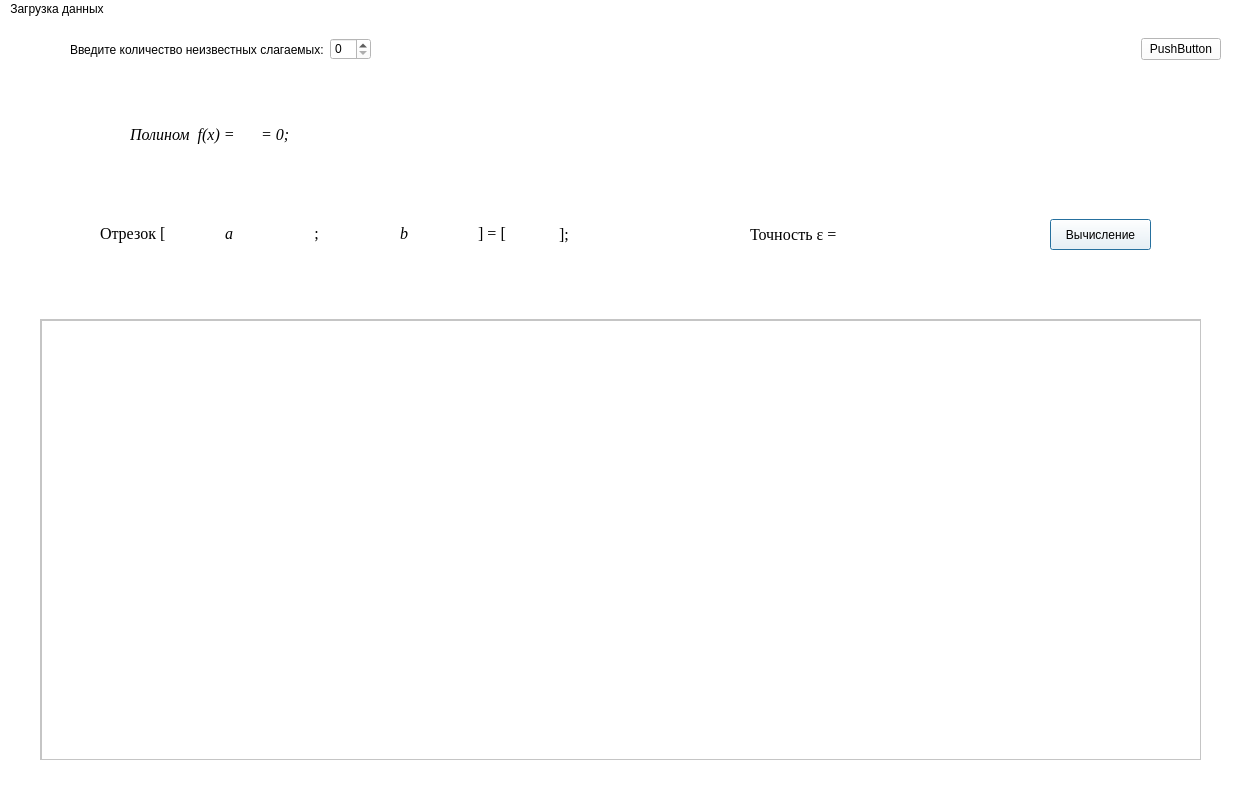
<?xml version="1.0" encoding="UTF-8"?>
<ui version="4.0">
 <class>MainWindow</class>
 <widget class="QMainWindow" name="MainWindow">
  <property name="geometry">
   <rect>
    <x>0</x>
    <y>0</y>
    <width>1235</width>
    <height>802</height>
   </rect>
  </property>
  <property name="windowTitle">
   <string>MainWindow</string>
  </property>
  <property name="styleSheet">
   <string notr="true">background-color: rgb(255, 255, 255);</string>
  </property>
  <widget class="QWidget" name="centralwidget_1">
   <widget class="QWidget" name="horizontalLayoutWidget">
    <property name="geometry">
     <rect>
      <x>30</x>
      <y>10</y>
      <width>1191</width>
      <height>41</height>
     </rect>
    </property>
    <layout class="QHBoxLayout" name="horizontalLayout">
     <item>
      <spacer name="horizontalSpacer">
       <property name="orientation">
        <enum>Qt::Horizontal</enum>
       </property>
       <property name="sizeType">
        <enum>QSizePolicy::Minimum</enum>
       </property>
       <property name="sizeHint" stdset="0">
        <size>
         <width>40</width>
         <height>20</height>
        </size>
       </property>
      </spacer>
     </item>
     <item>
      <widget class="QLabel" name="label_1">
       <property name="text">
        <string>Введите количество неизвестных слагаемых:</string>
       </property>
      </widget>
     </item>
     <item>
      <widget class="QSpinBox" name="spinBox_1"/>
     </item>
     <item>
      <spacer name="horizontalSpacer_3">
       <property name="orientation">
        <enum>Qt::Horizontal</enum>
       </property>
       <property name="sizeHint" stdset="0">
        <size>
         <width>40</width>
         <height>20</height>
        </size>
       </property>
      </spacer>
     </item>
     <item>
      <widget class="QPushButton" name="pushButton">
       <property name="enabled">
        <bool>true</bool>
       </property>
       <property name="inputMethodHints">
        <set>Qt::ImhHiddenText</set>
       </property>
       <property name="text">
        <string>PushButton</string>
       </property>
       <property name="checkable">
        <bool>false</bool>
       </property>
       <property name="autoDefault">
        <bool>false</bool>
       </property>
       <property name="default">
        <bool>false</bool>
       </property>
       <property name="flat">
        <bool>false</bool>
       </property>
      </widget>
     </item>
    </layout>
   </widget>
   <widget class="QWidget" name="gridLayoutWidget_2">
    <property name="geometry">
     <rect>
      <x>30</x>
      <y>80</y>
      <width>1191</width>
      <height>71</height>
     </rect>
    </property>
    <layout class="QGridLayout" name="gridLayout_1">
     <item row="3" column="3">
      <spacer name="verticalSpacer">
       <property name="orientation">
        <enum>Qt::Vertical</enum>
       </property>
       <property name="sizeHint" stdset="0">
        <size>
         <width>20</width>
         <height>40</height>
        </size>
       </property>
      </spacer>
     </item>
     <item row="2" column="1">
      <spacer name="horizontalSpacer_1">
       <property name="orientation">
        <enum>Qt::Horizontal</enum>
       </property>
       <property name="sizeType">
        <enum>QSizePolicy::Preferred</enum>
       </property>
       <property name="sizeHint" stdset="0">
        <size>
         <width>100</width>
         <height>20</height>
        </size>
       </property>
      </spacer>
     </item>
     <item row="1" column="3">
      <spacer name="verticalSpacer_2">
       <property name="orientation">
        <enum>Qt::Vertical</enum>
       </property>
       <property name="sizeHint" stdset="0">
        <size>
         <width>20</width>
         <height>40</height>
        </size>
       </property>
      </spacer>
     </item>
     <item row="2" column="5">
      <spacer name="horizontalSpacer_2">
       <property name="orientation">
        <enum>Qt::Horizontal</enum>
       </property>
       <property name="sizeType">
        <enum>QSizePolicy::Expanding</enum>
       </property>
       <property name="sizeHint" stdset="0">
        <size>
         <width>100</width>
         <height>20</height>
        </size>
       </property>
      </spacer>
     </item>
     <item row="2" column="3">
      <layout class="QGridLayout" name="gridLayout_2">
       <item row="0" column="0">
        <layout class="QGridLayout" name="gridLayout_3"/>
       </item>
      </layout>
     </item>
     <item row="2" column="2">
      <widget class="QLabel" name="label_3">
       <property name="font">
        <font>
         <family>Times New Roman</family>
         <pointsize>12</pointsize>
         <italic>true</italic>
        </font>
       </property>
       <property name="text">
        <string>Полином  f(x) =</string>
       </property>
       <property name="textFormat">
        <enum>Qt::MarkdownText</enum>
       </property>
      </widget>
     </item>
     <item row="2" column="4">
      <widget class="QLabel" name="label_5">
       <property name="font">
        <font>
         <family>Times New Roman</family>
         <pointsize>12</pointsize>
         <italic>true</italic>
        </font>
       </property>
       <property name="text">
        <string>= 0;</string>
       </property>
       <property name="textFormat">
        <enum>Qt::MarkdownText</enum>
       </property>
      </widget>
     </item>
    </layout>
   </widget>
   <widget class="QWidget" name="gridLayoutWidget_3">
    <property name="geometry">
     <rect>
      <x>80</x>
      <y>180</y>
      <width>581</width>
      <height>71</height>
     </rect>
    </property>
    <layout class="QGridLayout" name="gridLayout_4">
     <item row="3" column="6">
      <spacer name="verticalSpacer_3">
       <property name="orientation">
        <enum>Qt::Vertical</enum>
       </property>
       <property name="sizeHint" stdset="0">
        <size>
         <width>20</width>
         <height>40</height>
        </size>
       </property>
      </spacer>
     </item>
     <item row="2" column="7">
      <widget class="QLabel" name="label_6">
       <property name="enabled">
        <bool>true</bool>
       </property>
       <property name="font">
        <font>
         <family>Times New Roman</family>
         <pointsize>12</pointsize>
        </font>
       </property>
       <property name="text">
        <string>];</string>
       </property>
       <property name="scaledContents">
        <bool>false</bool>
       </property>
      </widget>
     </item>
     <item row="2" column="1">
      <widget class="QLabel" name="label_2">
       <property name="enabled">
        <bool>true</bool>
       </property>
       <property name="font">
        <font>
         <family>Times New Roman</family>
         <pointsize>12</pointsize>
         <italic>false</italic>
        </font>
       </property>
       <property name="text">
        <string>Отрезок [</string>
       </property>
       <property name="textFormat">
        <enum>Qt::RichText</enum>
       </property>
       <property name="scaledContents">
        <bool>false</bool>
       </property>
      </widget>
     </item>
     <item row="2" column="4">
      <widget class="QLabel" name="label_9">
       <property name="enabled">
        <bool>true</bool>
       </property>
       <property name="font">
        <font>
         <family>Times New Roman</family>
         <pointsize>12</pointsize>
         <italic>true</italic>
        </font>
       </property>
       <property name="text">
        <string>b</string>
       </property>
       <property name="textFormat">
        <enum>Qt::RichText</enum>
       </property>
       <property name="scaledContents">
        <bool>false</bool>
       </property>
       <property name="alignment">
        <set>Qt::AlignCenter</set>
       </property>
      </widget>
     </item>
     <item row="2" column="0">
      <spacer name="horizontalSpacer_4">
       <property name="orientation">
        <enum>Qt::Horizontal</enum>
       </property>
       <property name="sizeType">
        <enum>QSizePolicy::Ignored</enum>
       </property>
       <property name="sizeHint" stdset="0">
        <size>
         <width>20</width>
         <height>20</height>
        </size>
       </property>
      </spacer>
     </item>
     <item row="2" column="2">
      <widget class="QLabel" name="label_7">
       <property name="enabled">
        <bool>true</bool>
       </property>
       <property name="font">
        <font>
         <family>Times New Roman</family>
         <pointsize>12</pointsize>
         <italic>true</italic>
        </font>
       </property>
       <property name="text">
        <string>a</string>
       </property>
       <property name="textFormat">
        <enum>Qt::RichText</enum>
       </property>
       <property name="scaledContents">
        <bool>false</bool>
       </property>
       <property name="alignment">
        <set>Qt::AlignCenter</set>
       </property>
      </widget>
     </item>
     <item row="2" column="8">
      <spacer name="horizontalSpacer_5">
       <property name="orientation">
        <enum>Qt::Horizontal</enum>
       </property>
       <property name="sizeType">
        <enum>QSizePolicy::Ignored</enum>
       </property>
       <property name="sizeHint" stdset="0">
        <size>
         <width>20</width>
         <height>20</height>
        </size>
       </property>
      </spacer>
     </item>
     <item row="1" column="6">
      <spacer name="verticalSpacer_4">
       <property name="orientation">
        <enum>Qt::Vertical</enum>
       </property>
       <property name="sizeHint" stdset="0">
        <size>
         <width>20</width>
         <height>40</height>
        </size>
       </property>
      </spacer>
     </item>
     <item row="2" column="6">
      <layout class="QGridLayout" name="gridLayout_5">
       <item row="0" column="0">
        <layout class="QGridLayout" name="gridLayout_6"/>
       </item>
      </layout>
     </item>
     <item row="2" column="3">
      <widget class="QLabel" name="label_8">
       <property name="enabled">
        <bool>true</bool>
       </property>
       <property name="font">
        <font>
         <family>Times New Roman</family>
         <pointsize>12</pointsize>
         <italic>false</italic>
        </font>
       </property>
       <property name="text">
        <string>;</string>
       </property>
       <property name="textFormat">
        <enum>Qt::RichText</enum>
       </property>
       <property name="scaledContents">
        <bool>false</bool>
       </property>
       <property name="alignment">
        <set>Qt::AlignCenter</set>
       </property>
      </widget>
     </item>
     <item row="2" column="5">
      <widget class="QLabel" name="label_10">
       <property name="enabled">
        <bool>true</bool>
       </property>
       <property name="font">
        <font>
         <family>Times New Roman</family>
         <pointsize>12</pointsize>
         <italic>false</italic>
        </font>
       </property>
       <property name="text">
        <string>] = [</string>
       </property>
       <property name="textFormat">
        <enum>Qt::RichText</enum>
       </property>
       <property name="scaledContents">
        <bool>false</bool>
       </property>
       <property name="alignment">
        <set>Qt::AlignCenter</set>
       </property>
      </widget>
     </item>
    </layout>
   </widget>
   <widget class="QScrollArea" name="scrollArea_1">
    <property name="geometry">
     <rect>
      <x>40</x>
      <y>300</y>
      <width>1161</width>
      <height>441</height>
     </rect>
    </property>
    <property name="layoutDirection">
     <enum>Qt::LeftToRight</enum>
    </property>
    <property name="widgetResizable">
     <bool>true</bool>
    </property>
    <widget class="QWidget" name="scrollAreaWidgetContents">
     <property name="enabled">
      <bool>true</bool>
     </property>
     <property name="geometry">
      <rect>
       <x>0</x>
       <y>0</y>
       <width>1159</width>
       <height>439</height>
      </rect>
     </property>
     <widget class="QTextBrowser" name="textBrowser_1">
      <property name="geometry">
       <rect>
        <x>0</x>
        <y>0</y>
        <width>1161</width>
        <height>441</height>
       </rect>
      </property>
     </widget>
    </widget>
   </widget>
   <widget class="QPushButton" name="pushButton_2">
    <property name="geometry">
     <rect>
      <x>1050</x>
      <y>200</y>
      <width>101</width>
      <height>31</height>
     </rect>
    </property>
    <property name="styleSheet">
     <string notr="true">background-color: rgb(255, 255, 255);</string>
    </property>
    <property name="text">
     <string>Вычисление</string>
    </property>
    <property name="default">
     <bool>true</bool>
    </property>
   </widget>
   <widget class="QWidget" name="gridLayoutWidget_4">
    <property name="geometry">
     <rect>
      <x>720</x>
      <y>180</y>
      <width>171</width>
      <height>71</height>
     </rect>
    </property>
    <layout class="QGridLayout" name="gridLayout_7">
     <item row="2" column="0">
      <spacer name="horizontalSpacer_6">
       <property name="orientation">
        <enum>Qt::Horizontal</enum>
       </property>
       <property name="sizeType">
        <enum>QSizePolicy::Expanding</enum>
       </property>
       <property name="sizeHint" stdset="0">
        <size>
         <width>100</width>
         <height>20</height>
        </size>
       </property>
      </spacer>
     </item>
     <item row="2" column="2">
      <layout class="QGridLayout" name="gridLayout_8">
       <item row="0" column="0">
        <layout class="QGridLayout" name="gridLayout_9"/>
       </item>
      </layout>
     </item>
     <item row="3" column="2">
      <spacer name="verticalSpacer_5">
       <property name="orientation">
        <enum>Qt::Vertical</enum>
       </property>
       <property name="sizeHint" stdset="0">
        <size>
         <width>20</width>
         <height>40</height>
        </size>
       </property>
      </spacer>
     </item>
     <item row="1" column="2">
      <spacer name="verticalSpacer_6">
       <property name="orientation">
        <enum>Qt::Vertical</enum>
       </property>
       <property name="sizeHint" stdset="0">
        <size>
         <width>20</width>
         <height>40</height>
        </size>
       </property>
      </spacer>
     </item>
     <item row="2" column="4">
      <spacer name="horizontalSpacer_7">
       <property name="orientation">
        <enum>Qt::Horizontal</enum>
       </property>
       <property name="sizeType">
        <enum>QSizePolicy::Expanding</enum>
       </property>
       <property name="sizeHint" stdset="0">
        <size>
         <width>100</width>
         <height>20</height>
        </size>
       </property>
      </spacer>
     </item>
     <item row="2" column="1">
      <widget class="QLabel" name="label_4">
       <property name="enabled">
        <bool>true</bool>
       </property>
       <property name="font">
        <font>
         <family>Times New Roman</family>
         <pointsize>12</pointsize>
         <italic>false</italic>
        </font>
       </property>
       <property name="text">
        <string>Точность ε = </string>
       </property>
       <property name="scaledContents">
        <bool>false</bool>
       </property>
      </widget>
     </item>
    </layout>
   </widget>
  </widget>
  <widget class="QMenuBar" name="menubar">
   <property name="geometry">
    <rect>
     <x>0</x>
     <y>0</y>
     <width>1235</width>
     <height>20</height>
    </rect>
   </property>
   <widget class="QMenu" name="menu">
    <property name="title">
     <string>Загрузка данных</string>
    </property>
   </widget>
   <addaction name="menu"/>
  </widget>
  <widget class="QStatusBar" name="statusbar"/>
 </widget>
 <resources/>
 <connections/>
</ui>
